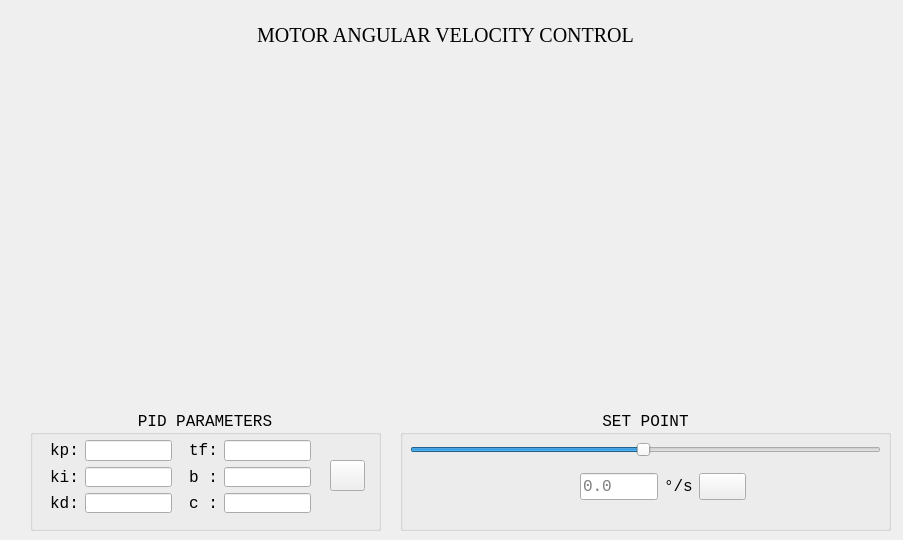
    <widget class="QWidget" name="tab_7">
     <attribute name="title">
      <string>Motor Rate</string>
     </attribute>
     <widget class="QCustomPlot" name="widget_plot_motor_rate" native="true">
      <property name="geometry">
       <rect>
        <x>30</x>
        <y>70</y>
        <width>861</width>
        <height>311</height>
       </rect>
      </property>
     </widget>
     <widget class="QGroupBox" name="groupBox_6">
      <property name="geometry">
       <rect>
        <x>30</x>
        <y>410</y>
        <width>351</width>
        <height>121</height>
       </rect>
      </property>
      <property name="font">
       <font>
        <family>Courier New</family>
        <pointsize>12</pointsize>
        <bold>false</bold>
       </font>
      </property>
      <property name="title">
       <string>PID PARAMETERS</string>
      </property>
      <property name="alignment">
       <set>Qt::AlignmentFlag::AlignCenter</set>
      </property>
      <widget class="QPushButton" name="push_power_5">
       <property name="geometry">
        <rect>
         <x>300</x>
         <y>50</y>
         <width>35</width>
         <height>31</height>
        </rect>
       </property>
       <property name="cursor">
        <cursorShape>PointingHandCursor</cursorShape>
       </property>
       <property name="text">
        <string/>
       </property>
       <property name="icon">
        <iconset resource="resources.qrc">
         <normaloff>:/icons/assets/send.png</normaloff>:/icons/assets/send.png</iconset>
       </property>
       <property name="iconSize">
        <size>
         <width>25</width>
         <height>25</height>
        </size>
       </property>
      </widget>
      <widget class="QWidget" name="layoutWidget">
       <property name="geometry">
        <rect>
         <x>20</x>
         <y>30</y>
         <width>261</width>
         <height>73</height>
        </rect>
       </property>
       <layout class="QGridLayout" name="gridLayout">
        <item row="0" column="0">
         <layout class="QHBoxLayout" name="horizontalLayout_7">
          <item>
           <widget class="QLabel" name="label_22">
            <property name="font">
             <font>
              <family>Courier New</family>
              <pointsize>12</pointsize>
              <bold>false</bold>
             </font>
            </property>
            <property name="text">
             <string>kp:</string>
            </property>
            <property name="alignment">
             <set>Qt::AlignmentFlag::AlignCenter</set>
            </property>
           </widget>
          </item>
          <item>
           <widget class="QLineEdit" name="lineEdit_4"/>
          </item>
         </layout>
        </item>
        <item row="0" column="1">
         <spacer name="horizontalSpacer">
          <property name="orientation">
           <enum>Qt::Orientation::Horizontal</enum>
          </property>
          <property name="sizeHint" stdset="0">
           <size>
            <width>100</width>
            <height>18</height>
           </size>
          </property>
         </spacer>
        </item>
        <item row="0" column="2">
         <layout class="QHBoxLayout" name="horizontalLayout_10">
          <item>
           <widget class="QLabel" name="label_34">
            <property name="font">
             <font>
              <family>Courier New</family>
              <pointsize>12</pointsize>
              <bold>false</bold>
             </font>
            </property>
            <property name="text">
             <string>tf:</string>
            </property>
            <property name="alignment">
             <set>Qt::AlignmentFlag::AlignCenter</set>
            </property>
           </widget>
          </item>
          <item>
           <widget class="QLineEdit" name="lineEdit_7"/>
          </item>
         </layout>
        </item>
        <item row="1" column="0">
         <layout class="QHBoxLayout" name="horizontalLayout_8">
          <item>
           <widget class="QLabel" name="label_32">
            <property name="font">
             <font>
              <family>Courier New</family>
              <pointsize>12</pointsize>
              <bold>false</bold>
             </font>
            </property>
            <property name="text">
             <string>ki:</string>
            </property>
            <property name="alignment">
             <set>Qt::AlignmentFlag::AlignCenter</set>
            </property>
           </widget>
          </item>
          <item>
           <widget class="QLineEdit" name="lineEdit_5"/>
          </item>
         </layout>
        </item>
        <item row="1" column="1">
         <spacer name="horizontalSpacer_2">
          <property name="orientation">
           <enum>Qt::Orientation::Horizontal</enum>
          </property>
          <property name="sizeHint" stdset="0">
           <size>
            <width>100</width>
            <height>18</height>
           </size>
          </property>
         </spacer>
        </item>
        <item row="1" column="2">
         <layout class="QHBoxLayout" name="horizontalLayout_12">
          <item>
           <widget class="QLabel" name="label_36">
            <property name="font">
             <font>
              <family>Courier New</family>
              <pointsize>12</pointsize>
              <bold>false</bold>
             </font>
            </property>
            <property name="text">
             <string>b :</string>
            </property>
            <property name="alignment">
             <set>Qt::AlignmentFlag::AlignCenter</set>
            </property>
           </widget>
          </item>
          <item>
           <widget class="QLineEdit" name="lineEdit_9"/>
          </item>
         </layout>
        </item>
        <item row="2" column="0">
         <layout class="QHBoxLayout" name="horizontalLayout_9">
          <item>
           <widget class="QLabel" name="label_33">
            <property name="font">
             <font>
              <family>Courier New</family>
              <pointsize>12</pointsize>
              <bold>false</bold>
             </font>
            </property>
            <property name="text">
             <string>kd:</string>
            </property>
            <property name="alignment">
             <set>Qt::AlignmentFlag::AlignCenter</set>
            </property>
           </widget>
          </item>
          <item>
           <widget class="QLineEdit" name="lineEdit_6"/>
          </item>
         </layout>
        </item>
        <item row="2" column="1">
         <spacer name="horizontalSpacer_4">
          <property name="orientation">
           <enum>Qt::Orientation::Horizontal</enum>
          </property>
          <property name="sizeHint" stdset="0">
           <size>
            <width>100</width>
            <height>18</height>
           </size>
          </property>
         </spacer>
        </item>
        <item row="2" column="2">
         <layout class="QHBoxLayout" name="horizontalLayout_11">
          <item>
           <widget class="QLabel" name="label_35">
            <property name="font">
             <font>
              <family>Courier New</family>
              <pointsize>12</pointsize>
              <bold>false</bold>
             </font>
            </property>
            <property name="text">
             <string>c :</string>
            </property>
            <property name="alignment">
             <set>Qt::AlignmentFlag::AlignCenter</set>
            </property>
           </widget>
          </item>
          <item>
           <widget class="QLineEdit" name="lineEdit_8"/>
          </item>
         </layout>
        </item>
       </layout>
      </widget>
     </widget>
     <widget class="QGroupBox" name="groupBox_9">
      <property name="geometry">
       <rect>
        <x>400</x>
        <y>410</y>
        <width>491</width>
        <height>121</height>
       </rect>
      </property>
      <property name="font">
       <font>
        <family>Courier New</family>
        <pointsize>12</pointsize>
        <bold>false</bold>
       </font>
      </property>
      <property name="title">
       <string>SET POINT</string>
      </property>
      <property name="alignment">
       <set>Qt::AlignmentFlag::AlignCenter</set>
      </property>
      <widget class="QSlider" name="hslider_motor">
       <property name="geometry">
        <rect>
         <x>10</x>
         <y>30</y>
         <width>471</width>
         <height>20</height>
        </rect>
       </property>
       <property name="sliderPosition">
        <number>49</number>
       </property>
       <property name="orientation">
        <enum>Qt::Orientation::Horizontal</enum>
       </property>
      </widget>
      <widget class="QWidget" name="layoutWidget">
       <property name="geometry">
        <rect>
         <x>180</x>
         <y>60</y>
         <width>166</width>
         <height>33</height>
        </rect>
       </property>
       <layout class="QHBoxLayout" name="horizontalLayout_26">
        <item>
         <layout class="QHBoxLayout" name="horizontalLayout_6">
          <item>
           <widget class="QLineEdit" name="lineEdit_motor">
            <property name="placeholderText">
             <string>0.0</string>
            </property>
           </widget>
          </item>
          <item>
           <widget class="QLabel" name="label_18">
            <property name="font">
             <font>
              <family>Courier New</family>
              <pointsize>12</pointsize>
              <bold>false</bold>
             </font>
            </property>
            <property name="text">
             <string>°/s</string>
            </property>
           </widget>
          </item>
         </layout>
        </item>
        <item>
         <widget class="QPushButton" name="push_power_4">
          <property name="cursor">
           <cursorShape>PointingHandCursor</cursorShape>
          </property>
          <property name="text">
           <string/>
          </property>
          <property name="icon">
           <iconset resource="resources.qrc">
            <normaloff>:/icons/assets/send.png</normaloff>:/icons/assets/send.png</iconset>
          </property>
          <property name="iconSize">
           <size>
            <width>25</width>
            <height>25</height>
           </size>
          </property>
         </widget>
        </item>
       </layout>
      </widget>
     </widget>
     <widget class="QWidget" name="layoutWidget_22">
      <property name="geometry">
       <rect>
        <x>760</x>
        <y>20</y>
        <width>134</width>
        <height>32</height>
       </rect>
      </property>
      <layout class="QHBoxLayout" name="horizontalLayout_56">
       <item>
        <widget class="QLabel" name="label_batt_4">
         <property name="minimumSize">
          <size>
           <width>30</width>
           <height>30</height>
          </size>
         </property>
         <property name="maximumSize">
          <size>
           <width>30</width>
           <height>30</height>
          </size>
         </property>
         <property name="text">
          <string/>
         </property>
         <property name="pixmap">
          <pixmap resource="resources.qrc">:/icons/assets/batt_what.png</pixmap>
         </property>
         <property name="scaledContents">
          <bool>true</bool>
         </property>
         <property name="alignment">
          <set>Qt::AlignmentFlag::AlignCenter</set>
         </property>
        </widget>
       </item>
       <item>
        <widget class="QLabel" name="label_satcon_4">
         <property name="minimumSize">
          <size>
           <width>30</width>
           <height>30</height>
          </size>
         </property>
         <property name="maximumSize">
          <size>
           <width>30</width>
           <height>30</height>
          </size>
         </property>
         <property name="text">
          <string/>
         </property>
         <property name="pixmap">
          <pixmap resource="resources.qrc">:/icons/assets/sat_off.png</pixmap>
         </property>
         <property name="scaledContents">
          <bool>true</bool>
         </property>
         <property name="alignment">
          <set>Qt::AlignmentFlag::AlignCenter</set>
         </property>
        </widget>
       </item>
       <item>
        <widget class="QLabel" name="label_bt_4">
         <property name="minimumSize">
          <size>
           <width>30</width>
           <height>30</height>
          </size>
         </property>
         <property name="maximumSize">
          <size>
           <width>30</width>
           <height>30</height>
          </size>
         </property>
         <property name="text">
          <string/>
         </property>
         <property name="pixmap">
          <pixmap resource="resources.qrc">:/icons/assets/bt_dis.png</pixmap>
         </property>
         <property name="scaledContents">
          <bool>true</bool>
         </property>
         <property name="alignment">
          <set>Qt::AlignmentFlag::AlignCenter</set>
         </property>
        </widget>
       </item>
       <item>
        <widget class="QLabel" name="label_err_4">
         <property name="minimumSize">
          <size>
           <width>30</width>
           <height>30</height>
          </size>
         </property>
         <property name="maximumSize">
          <size>
           <width>30</width>
           <height>30</height>
          </size>
         </property>
         <property name="text">
          <string/>
         </property>
         <property name="pixmap">
          <pixmap resource="resources.qrc">:/icons/assets/error_no.png</pixmap>
         </property>
         <property name="scaledContents">
          <bool>true</bool>
         </property>
         <property name="alignment">
          <set>Qt::AlignmentFlag::AlignCenter</set>
         </property>
        </widget>
       </item>
      </layout>
     </widget>
     <widget class="QLabel" name="label_29">
      <property name="geometry">
       <rect>
        <x>10</x>
        <y>20</y>
        <width>871</width>
        <height>31</height>
       </rect>
      </property>
      <property name="font">
       <font>
        <family>Georgia</family>
        <pointsize>15</pointsize>
        <bold>false</bold>
       </font>
      </property>
      <property name="text">
       <string>MOTOR ANGULAR VELOCITY CONTROL</string>
      </property>
      <property name="scaledContents">
       <bool>false</bool>
      </property>
      <property name="alignment">
       <set>Qt::AlignmentFlag::AlignCenter</set>
      </property>
     </widget>
    </widget>
